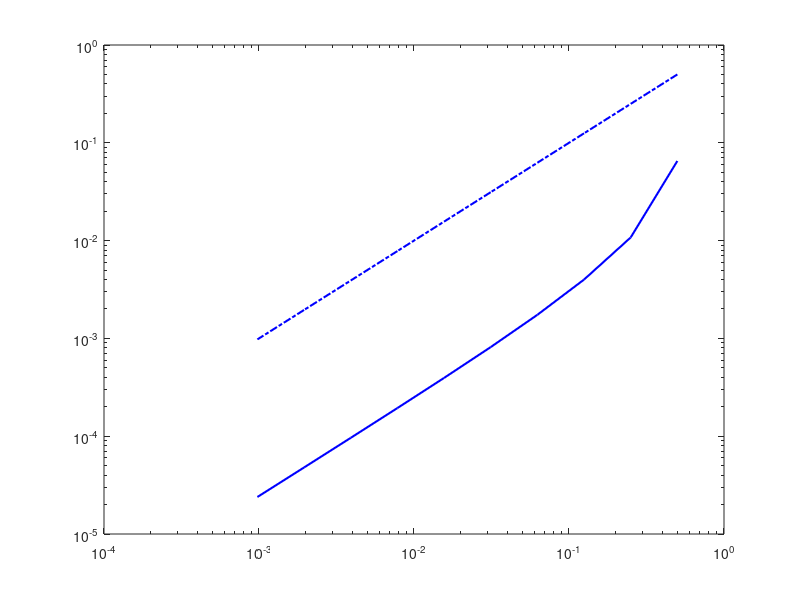

This figure's MATLAB source:
% Hard-coded example using forward/backward Euler Methods
% Goal: solve du/dt = f(u, t), where f(u, t) = -2tu, u(0) = 1
% u(t) = e^(-t^2))



clc; close all; clear variables;

Nvals = [4, 8, 16, 32, 64, 128, 256, 512, 1024, 2048];
errors = zeros(numel(Nvals), 1);
dtvals = zeros(numel(Nvals), 1); 
Tf = 2; % final time

for k = 1:numel(Nvals)
    N = Nvals(k);
    tvals = linspace(0, Tf, N + 1);
    dt = tvals(2) - tvals(1);
    dtvals(k) = dt;

    % initial condition
    u = 1; 
    for n = 2:N
        % Forward Euler Method
        % u = u - (dt*2*tvals(n - 1)*u);

        % Backward Euler Method
        % u = u / (1 + (2*dt*tvals(n)));

        % Crank-Nicholson Method
        u = u + ((dt / 2) * ((-2*tvals(n-1)*u) + (-2*tvals(n)*u)));
    end
    
    errors(k) = abs(exp(-Tf^2) - u);
end

log2(errors(1:end-1) ./ errors(2:end))
figure(1); clf; loglog(dtvals, errors, 'b-', 'LineWidth', 1.5);
hold on; loglog(dtvals, dtvals, 'b-.', 'LineWidth', 1.5);

































